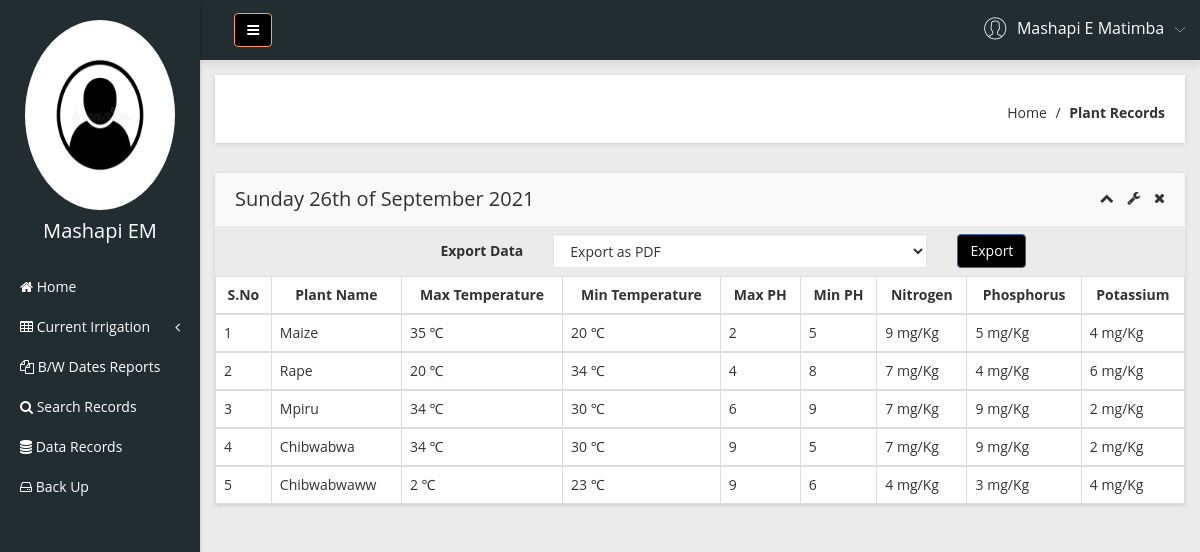
Page /plant-records.php (signed in) on the committed database.
### tables this page shows
CREATE TABLE `plant_records` (
  `ID` smallint(255) unsigned NOT NULL,
  `Plant_name` varchar(255) NOT NULL,
  `Ph_low` tinyint(3) unsigned NOT NULL,
  `Ph_high` tinyint(3) unsigned NOT NULL,
  `Temp_high` tinyint(4) NOT NULL,
  `Temp_low` tinyint(4) NOT NULL,
  `Moisture_high` smallint(5) unsigned NOT NULL,
  `Moisture_low` smallint(5) unsigned NOT NULL,
  `Nitrogen` tinyint(3) unsigned NOT NULL,
  `Phosphorus` tinyint(3) unsigned NOT NULL,
  `Potassium` tinyint(3) unsigned NOT NULL,
  PRIMARY KEY (`ID`,`Plant_name`)
);

### plant-records.php (the view, shortened to what this page needs)
<?php
include('includes/dbconnection.php');
if (strlen($_SESSION['smaid']==0)) {
  header('location:logout.php');
  } else{
  ?>
<!doctype html>
<html class="no-js" lang="en">
<head>
    <link rel="stylesheet" href="css/bootstrap.min.css">
    <link rel="stylesheet" href="css/font-awesome.min.css">
    <link rel="stylesheet" href="css/adminpro-custon-icon.css">
    <link rel="stylesheet" href="css/meanmenu.min.css">
    <link rel="stylesheet" href="css/jquery.mCustomScrollbar.min.css">
    <link rel="stylesheet" href="css/animate.css">
    <link rel="stylesheet" href="css/data-table/bootstrap-table.css">
    <link rel="stylesheet" href="css/data-table/bootstrap-editable.css">
    <link rel="stylesheet" href="css/normalize.css">
    <link rel="stylesheet" href="css/c3.min.css">
    <link rel="stylesheet" href="style.css">
    <link rel="stylesheet" href="css/responsive.css">
</head>
<body class="materialdesign">
    <div class="wrapper-pro">
      <?php include_once('includes/sidebar.php');?>
        <?php include_once('includes/header.php');?>
            <div class="breadcome-area mg-b-30 small-dn">
                <div class="container-fluid">
                    <div class="row">
                        <div class="col-lg-12">
                            <div class="breadcome-list shadow-reset">
                                <div class="row">
                                    <div class="col-lg-12">
                                        <ul class="breadcome-menu">
                                            <li><a href="dashboard.php">Home</a> <span class="bread-slash">/</span>
                                            </li>
                                            <li><span class="bread-blod">Plant Records</span>
                                            </li>
                                        </ul>
                                    </div>
                                </div>
                            </div>
                        </div>
                    </div>
                </div>
            </div>
            <div class="data-table-area mg-b-15">
                <div class="container-fluid">
                    <div class="row">
                        <div class="col-lg-12">
                            <div class="sparkline13-list shadow-reset">
                                <div class="sparkline13-hd">
                                    <div class="main-sparkline13-hd">
                                        <h1><span class="table-project-n"></span><?php
                                        echo date('l jS \of F Y');?></h1>
                                        <div class="sparkline13-outline-icon">
                                            <span class="sparkline13-collapse-link"><i class="fa fa-chevron-up"></i></span>
                                            <span><i class="fa fa-wrench"></i></span>
                                            <span class="sparkline13-collapse-close"><i class="fa fa-times"></i></span>
                                        </div>
                                    </div>
                                </div>
                                <div class="form-group-inner"  style="margin-top: 8px   ;margin-bottom: 50px" >
                                                            <form class="form"  method="get">
                                                                <div class="col-lg-4">
                                                                    <label class="login2 pull-right pull-right-pro">Export Data</label>
                                                                </div>
                                                                <div class="col-lg-5">
                                                                <select name="mode" class="form-control">
                                                                  <option name="pdf" value="pdf">Export as PDF</option>
                                                                </select>
                                                                </div>
                                                                <div class="col-lg-3">
                                                                            <button class="btn btn btn-primary login-submit-cs" type="submit" name="export" style="background:black">Export</button>
                                                                </div>
                                                            </form>
                                </div>
                                        <table class="table table-bordered table-hover" style="background-color: white; " >
                                            <thead >
                                                <tr class="text-center">
                                                    <th class="text-center">S.No</th>
                                                    <th class="text-center">Plant Name</th>
                                                    <th class="text-center">Max Temperature</th>
                                                    <th class="text-center">Min Temperature</th>
                                                    <th class="text-center">Max PH</th>
                                                    <th class="text-center">Min PH</th>
                                                    <th class="text-center">Nitrogen</th>
                                                    <th class="text-center">Phosphorus</th>
                                                    <th class="text-center">Potassium</th>
                                                </tr>
                                            </thead>
                                            <tbody id="table2">
                                              <?php
                                                $sql="SELECT * from plant_records";
                                                $query = $Conn -> query($sql);
                                                if($query->num_rows > 0){
                                                  while($row = $query->fetch_assoc()){
                                              ?>
                                                <tr>
                                                    <td><?php echo $row['ID']?></td>
                                                    <td><?php  echo $row['Plant_name'];?></td>
                                                    <td><?php  echo $row['Temp_low'];?> &#8451;</td>
                                                    <td><?php  echo $row['Temp_high'];?> &#8451;</td>
                                                    <td><?php  echo $row['Ph_low'];?></td>
                                                    <td><?php  echo $row['Ph_high'];?></td>
                                                    <td><?php  echo $row['Nitrogen']." mg/Kg";?></td>
                                                    <td><?php  echo $row['Phosphorus']." mg/Kg";?></td>
                                                    <td><?php  echo $row['Potassium']." mg/Kg";?></td>
                                                </tr>
                                                </tbody>
                                            <?php
                                            } }?>
                                        </table>
                                    </div>
                                </div>
                            </div>
                        </div>
                    </div>
                </div>
            </div>
</body>
</html><?php }  ?>

### includes/sidebar.php (shortened to what this page needs)
<?php
   include('includes/dbconnection.php');
   if (strlen($_SESSION['smaid'] == 0)) {
       header('location:logout.php');
   } else {
   ?>
    <div class="left-sidebar-pro" style="color:white">
        <nav id="sidebar">
            <div class="sidebar-header" style="color:white">
                <a href="profile.php"><img src="img/avatar.jpg" style="height:190px; width: 150px" alt="" />
                </a>
                <?php
                   $aid = $_SESSION['smaid'];
                   $sql = "SELECT Admin_username, Admin_email from  admin where ID='$aid'";
                   $query = $Conn->query($sql);
                   if ($query->num_rows > 0) {
                       $row = $query->fetch_assoc();              ?>
                    <h3> <?php echo $row['Admin_username']; ?></h3>
                <?php $cnt = $cnt + 1;
                   } ?>
            </div>
            <div class="left-custom-menu-adp-wrap" style="background-color: #222d32">
                <ul class="nav navbar-nav left-sidebar-menu-pro">
                    <li class="nav-item">
                        <a href="dashboard.php" role="button" aria-expanded="false"><i class="fa big-icon fa-home"></i> <span class="mini-dn">Home</span> </a>
                    </li>
                    <li class="nav-item"><a href="#" data-toggle="dropdown" role="button" aria-expanded="false" class="nav-link dropdown-toggle"><i class="fa big-icon fa-table"></i> <span class="mini-dn">Current Irrigation</span> <span class="indicator-right-menu mini-dn"><i class="fa indicator-mn fa-angle-left"></i></span></a>
                    </li>
                    <li class="nav-item">
                        <a href="between-dates.php" role="button" aria-expanded="false"><i class="fa big-icon fa-files-o"> </i> <span class="mini-dn"> B/W Dates Reports</span> </a>
                    </li>
                    <li class="nav-item">
                        <a href="search.php" role="button" aria-expanded="false"><i class="fa fa-search"></i> <span class="mini-dn">Search Records</span> </a>
                    </li>
                    <li class="nav-item">
                        <a href="records.php" role="button" aria-expanded="false"><i class="fa fa-database" aria-hidden="true"></i> <span class="mini-dn">Data Records</span> </a>
                    </li>
                    <li class="nav-item">
                        <a href="backup.php" role="button" aria-expanded="false"><i class="fa fa-hdd-o" aria-hidden="true"></i> <span class="mini-dn">Back Up</span> </a>
                    </li>
                </ul>
            </div>
        </nav>
    </div>
<?php }  ?>

### includes/header.php (shortened to what this page needs)
      <?php
include('includes/dbconnection.php');
if (strlen($_SESSION['smaid']==0)) {
  header('location:logout.php');
  } else{
  ?>
 <div class="content-inner-all">
            <div class="header-top-area" >
                <div class="fixed-header-top" style="margin-left:1.6%;">
                    <div class="container-fluid">
                        <div class="row" style="background-color: #222d32;">
                            <div class="col-lg-1 col-md-6 col-sm-6 col-xs-12">
                                <button type="button" id="sidebarCollapse" class="btn bar-button-pro header-drl-controller-btn btn-info navbar-btn"  style="background:black">
                                    <i class="fa fa-bars"></i>
                                </button>
                            </div>
                            <div class="col-lg-5 col-md-5 col-sm-6 col-xs-12 ">
                                <div class="header-right-info">
                                    <ul class="nav navbar-nav mai-top-nav header-right-menu">
                                        <li class="nav-item">
                                            <a href="#" data-toggle="dropdown" role="button" aria-expanded="false" class="nav-link dropdown-toggle">
                                                <?php
$aid=$_SESSION['smaid'];
$sql="SELECT Admin_name from  admin where ID='$aid'";
$query = $Conn -> query($sql);
$cnt=1;
if($query->num_rows > 0)
{
    $row = $query->fetch_assoc();
              ?>
                                                <span class="adminpro-icon adminpro-user-rounded header-riht-inf"></span>
                                                <span class="admin-name"><?php  echo $row['Admin_name'];?></span>
                                                <span class="author-project-icon adminpro-icon adminpro-down-arrow"></span><?php $cnt=$cnt+1;} ?>
                                            </a>
                                        </li>
                                    </ul>
                                </div>
                            </div>
                        </div>
                    </div>
                </div>
            </div><?php }  ?>

### rows in the picture
plant_records: ID "1", Plant_name "Maize", Temp_low "35", Temp_high "20", Ph_low "2", Ph_high "5", Nitrogen "9", Phosphorus "5", Potassium "4"
plant_records: ID "2", Plant_name "Rape", Temp_low "20", Temp_high "34", Ph_low "4", Ph_high "8", Nitrogen "7", Phosphorus "4", Potassium "6"
plant_records: ID "3", Plant_name "Mpiru", Temp_low "34", Temp_high "30", Ph_low "6", Ph_high "9", Nitrogen "7", Phosphorus "9", Potassium "2"
plant_records: ID "4", Plant_name "Chibwabwa", Temp_low "34", Temp_high "30", Ph_low "9", Ph_high "5", Nitrogen "7", Phosphorus "9", Potassium "2"
plant_records: ID "5", Plant_name "Chibwabwaww", Temp_low "2", Temp_high "23", Ph_low "9", Ph_high "6", Nitrogen "4", Phosphorus "3", Potassium "4"

### other values in the picture
$row['Admin_username'] "Mashapi EM"
$row['Admin_name'] "Mashapi E Matimba"
